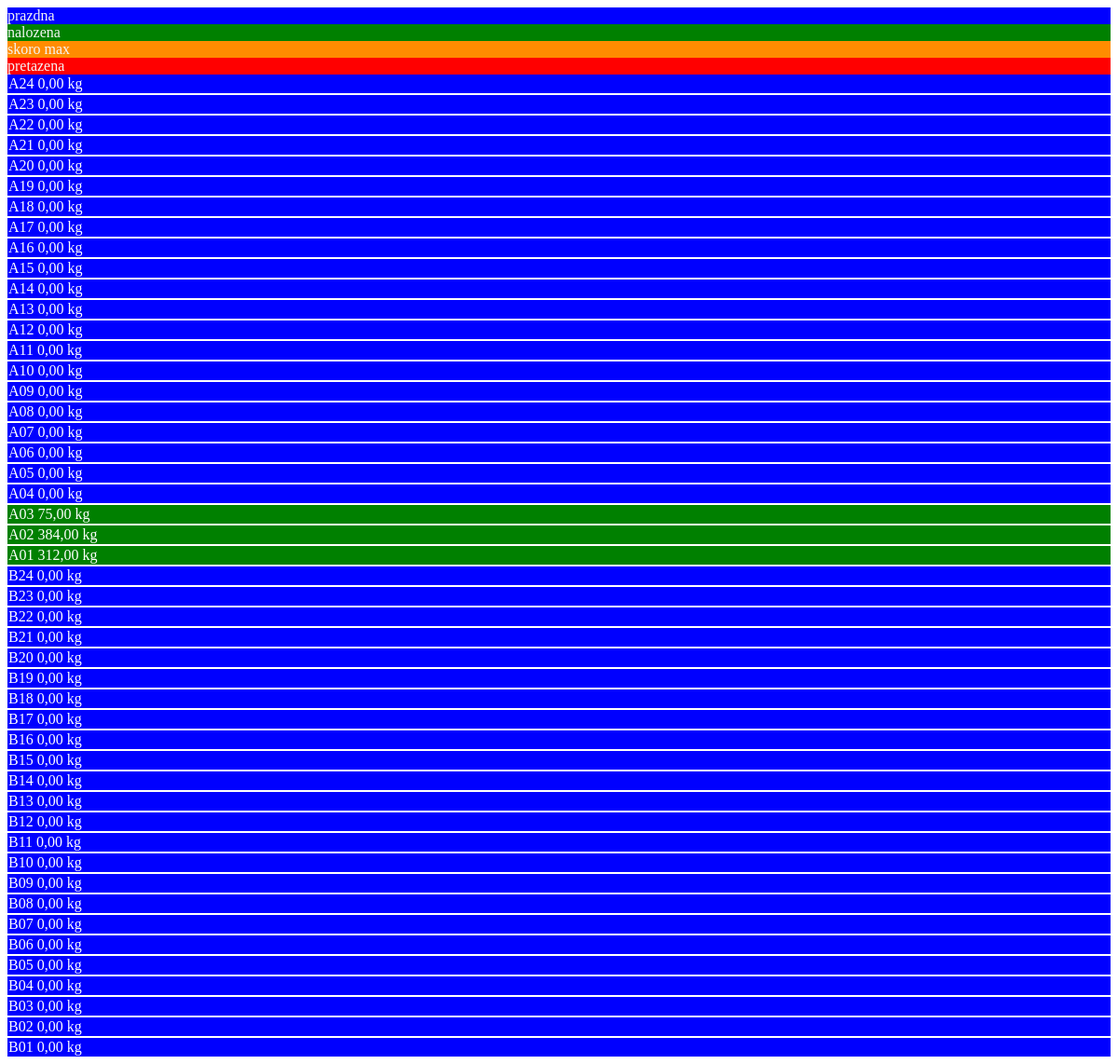
The page /palettes-list/ (signed in) on the database as committed earlier.
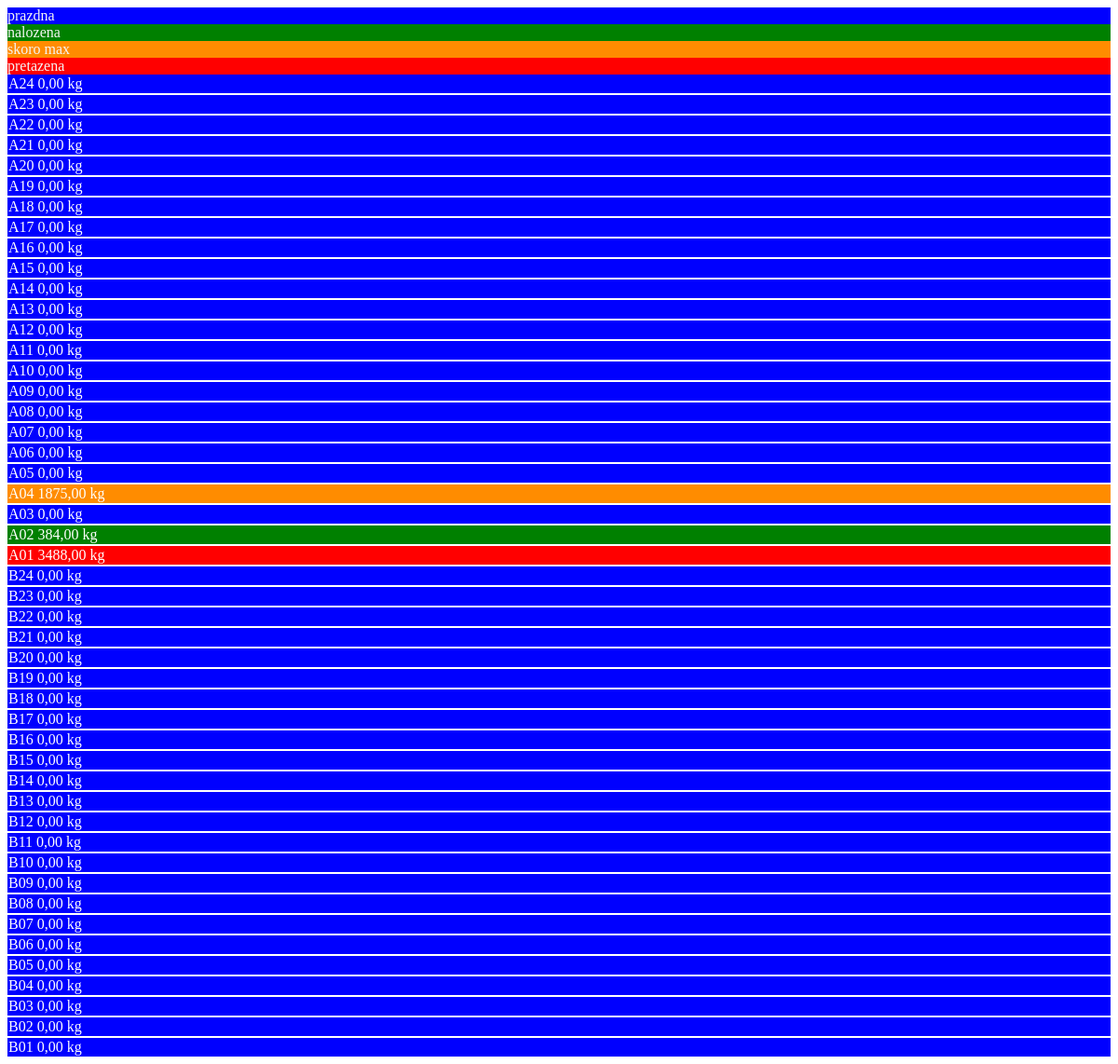
The same page on the database as committed later.
### Core/models.py (models this page shows, shortened)
class Palette(models.Model):
    name = models.CharField(max_length=4)
    capacity = models.FloatField()
    sheets = models.ManyToManyField(Sheet, blank=True, through='PaletteSheet', related_name='palette_sheet')
    load_weight = models.FloatField(null=True, blank=True)
    def calculate_load_weight(self):
        load_weight = \
            self.palettesheet_set.aggregate(total_weight=models.Sum(models.F('sheet__weight') * models.F('quantity')))[
                'total_weight']
        self.load_weight = load_weight if load_weight else 0
    def save(self, *args, **kwargs):
        super().save(*args, **kwargs)
    def update_load_weight(self):
        self.calculate_load_weight()
        self.save(update_fields=['load_weight'])
    class Meta:
        verbose_name = "Paleta"
        verbose_name_plural = "Palety"

### Core/views.py (the view)
# urls.py: path('palettes-list/', views.palette_list, name='paletts_list'),
@login_required
def palette_list(request):
    paletts = Palette.objects.all().order_by('-name')
    palette_color = ''
    ctx = []
    for palette in paletts:
        palette.update_load_weight()
        if palette.load_weight == 0 or palette.load_weight is None:
            palette_color = 'blue'
        elif 0 < palette.load_weight <= 1500:
            palette_color = 'green'
        elif 1500 < palette.load_weight <= palette.capacity:
            palette_color = 'darkorange'
        elif palette.load_weight > palette.capacity:
            palette_color = 'red'
        ctx.append({
            'palette': palette,
            'palette_color': palette_color,
        })
    return render(request, 'Core/palette_list.html', {'pallets': ctx})

### templates/Core/palette_list.html
<div class="container-fluid">
    <div class="row gap-2 my-2 mx-5">
        <div style="background-color: blue; color: whitesmoke" class="col text-center border rounded">prazdna</div>
        <div style="background-color: green; color: whitesmoke" class="col text-center border rounded">nalozena</div>
        <div style="background-color: darkorange; color: whitesmoke" class="col text-center border rounded">skoro max
        </div>
        <div style="background-color: red; color: whitesmoke" class="col text-center border rounded">pretazena</div>
    </div>
    <div class="row text-center">
        <div class="col-6">
            {% for p in pallets %}
                {% if 'A' in p.palette.name %}
                    {% include 'Core/patette_on_rack.html' %}
                {% endif %}
            {% endfor %}
        </div>
        <div class="col-6">
            {% for p in pallets %}
                {% if 'B' in p.palette.name %}
                    {% include 'Core/patette_on_rack.html' %}
                {% endif %}
            {% endfor %}
        </div>
    </div>
</div>

### templates/Core/patette_on_rack.html
<div class="rounded palette-item"
     style="background-color: {{ p.palette_color }}; color: white; margin-bottom: 2px; padding: 1px"
     hx-get="{% url 'palette_detail' p.palette.pk %}"
     hx-trigger="click"
     hx-target="#formFrame"
     hx-on="click: handleCancelClick()">
    <div class="d-flex justify-content-between">
        <span class="ms-5">{{ p.palette.name }}</span>
        <span class="me-5">{{ p.palette.load_weight|floatformat:2 }} kg</span>
    </div>
</div>

Rows that differ between the two databases and show on the page:
changed Palette (number 21 of 48 on the later page): palette.load_weight "0,00" → "1875,00"
changed Palette (number 22 of 48 on the later page): palette.load_weight "75,00" → "0,00"
changed Palette (number 24 of 48 on the later page): palette.load_weight "312,00" → "3488,00"
